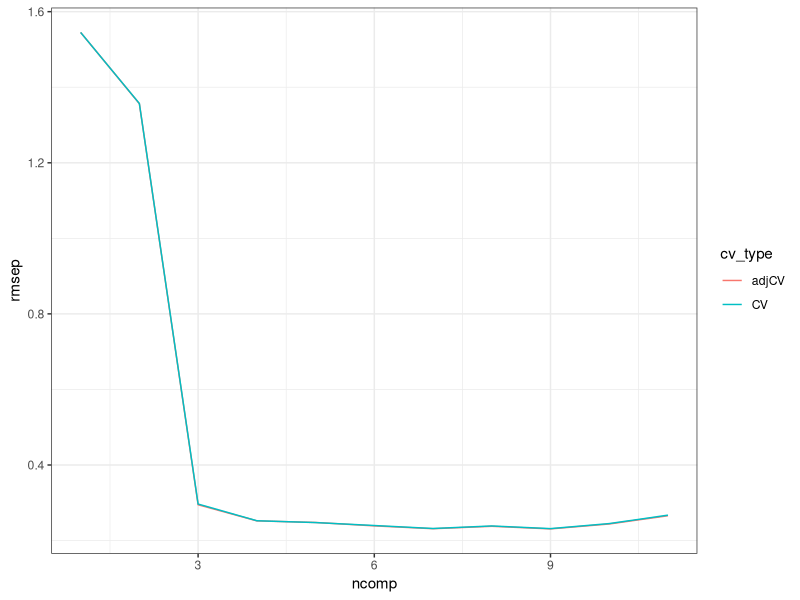
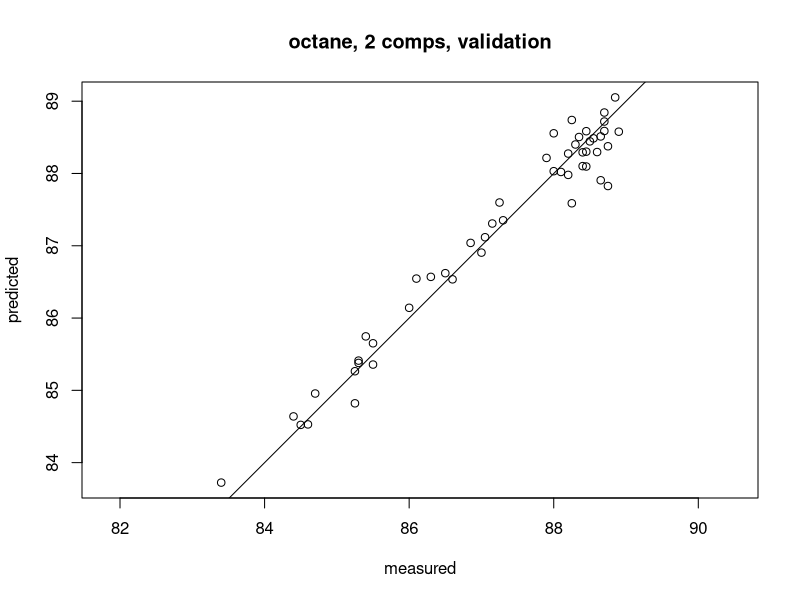
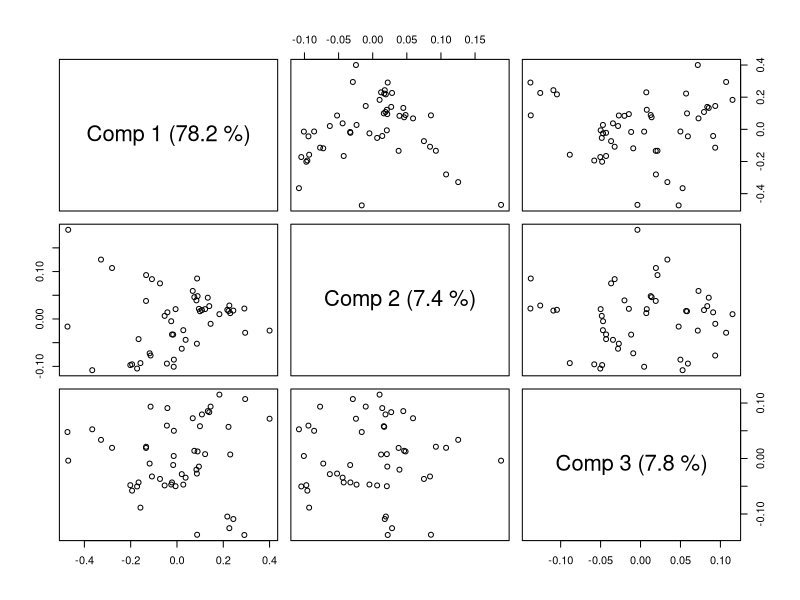
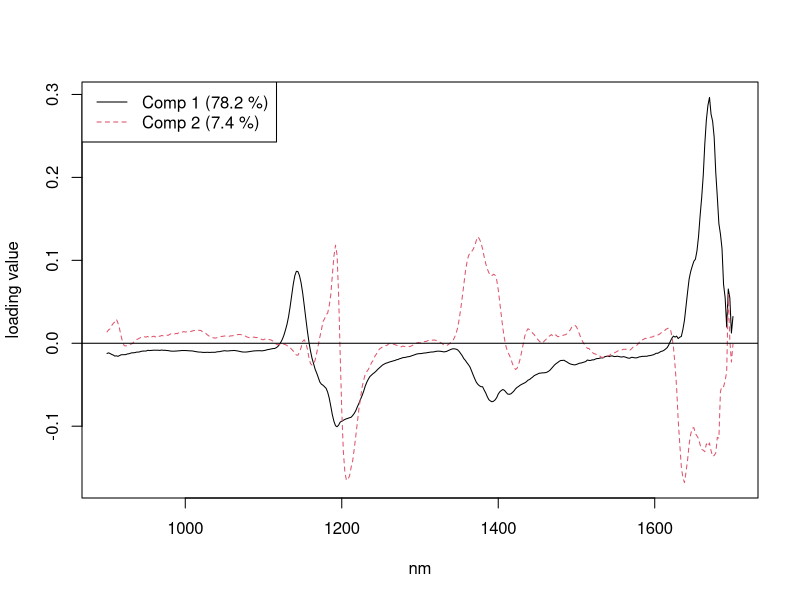

The R source for these figures, in order:
## ---- chunk 1
knitr::opts_chunk$set(echo = TRUE)
library(pls)
library(ggplot2)
library(dplyr)
theme_set(theme_bw())
## ---- chunk 2
data(yarn)
data(oliveoil)
data(gasoline)
## ---- chunk 3
gas_trn <- gasoline[1:50, ]
gas_tst <- gasoline[51:60, ]
## ---- chunk 4
gas1 <- plsr(
	octane ~ NIR, 
	ncomp = 10, 
	data = gas_trn, 
	validation = "LOO"
)
## ---- chunk 5
summary(gas1)
## ---- chunk 6
library(reshape2)

gas1_rmse <- RMSEP(gas1) %>%
	.$val %>%
	data.frame() %>%
	mutate(cv_type = row.names(.))
colnames(gas1_rmse)[1:11] <- c(0:10)
gas1_rmse <- 	melt(
	gas1_rmse, 
	id.vars = "cv_type",
	value.name = "rmsep", 
	variable.name = "ncomp"
) %>%
	mutate(
		cv_type = as.factor(cv_type), 
		ncomp = as.numeric(ncomp)
	)

ggplot(gas1_rmse, aes(x = ncomp, y = rmsep, color = cv_type)) + 
	geom_line()
## ---- chunk 7
plot(gas1, ncomp = 2, asp = 1, line = T)
## ---- chunk 8
plot(gas1, plottype = "scores", comps = 1:3)
## ---- chunk 9
plot(
	gas1, 
	"loadings", 
	comps = 1:2, 
	legendpos = "topleft", 
	labels = "numbers", 
	xlab = "nm"
)
abline(h = 0)
